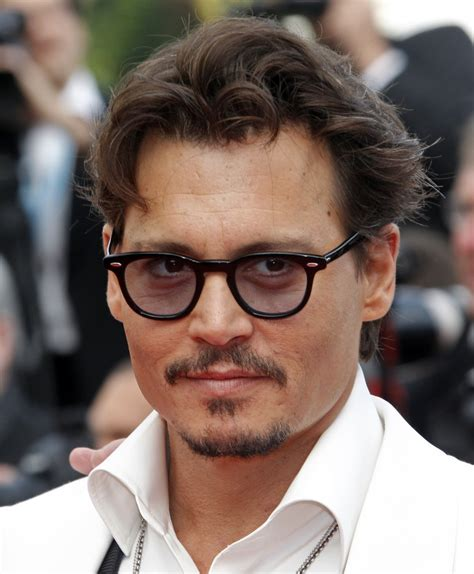
#> input picture pseudocolor/test_images/005_9406f32d.jpg, 474 x 574 px
$ python -i advanced_Processing.py   (imports and definitions only)
#> lines starting #> are read from the running program, lines starting #| are printed output that depends on the picture
#> further down, picture is the input picture: shape (574, 474, 3); mean B, G, R 104.1, 111.3, 127.9
import cv2
import numpy as np
import PIL.Image as Image

def guided_color_refine(enhanced_img):
    """
    Safe, drop-in replacement for guided color refinement.
    - Accepts: numpy, PIL, torch, tf tensors
    - Never crashes on cvtColor
    - Ensures uint8 BGR image
    - Ensures matching channel sizes
    - Uses bilateral filtering for edge-preserving refinement
    """

    # ---------------------------
    # Convert ANY input to NumPy
    # ---------------------------
    if enhanced_img is None:
        raise ValueError("guided_color_refine() received None as input.")

    # TensorFlow tensor
    if hasattr(enhanced_img, "numpy"):
        enhanced_img = enhanced_img.numpy()

    # PyTorch tensor
    if hasattr(enhanced_img, "detach"):
        enhanced_img = enhanced_img.detach().cpu().numpy()

    # PIL image
    if not isinstance(enhanced_img, np.ndarray):
        try:
            enhanced_img = np.array(enhanced_img)
        except:
            raise TypeError(f"Unsupported image type: {type(enhanced_img)}")

    # Ensure uint8 3-channel BGR
    if enhanced_img.dtype != np.uint8:
        enhanced_img = enhanced_img.astype(np.uint8)

    if len(enhanced_img.shape) != 3 or enhanced_img.shape[2] != 3:
        raise ValueError("guided_color_refine() expects a BGR image (H,W,3).")

    # ---------------------------
    # Convert to LAB
    # ---------------------------
    try:
        lab = cv2.cvtColor(enhanced_img, cv2.COLOR_BGR2LAB)
#> lab: shape (574, 474, 3); mean of channels 0, 1, 2 119.6, 133.8, 134.7
    except Exception as e:
        raise RuntimeError(f"cvtColor failed: {e}")

    L, A, B = cv2.split(lab)
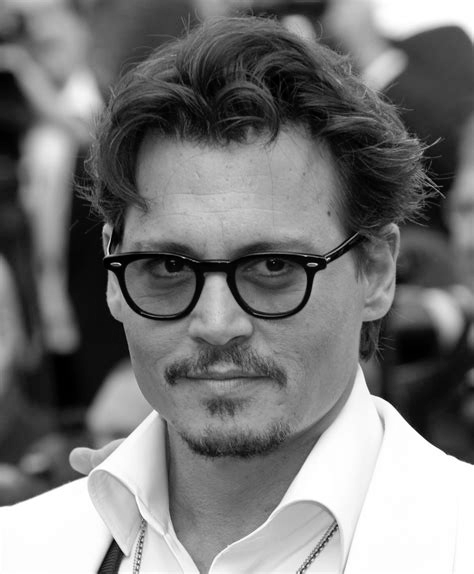
#> L: shape (574, 474); min 0, max 255, mean 119.6
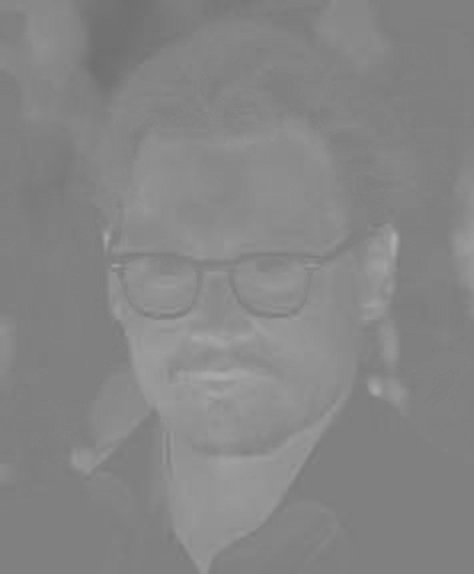
#> A: shape (574, 474); min 110, max 171, mean 133.8

    # ---------------------------
    # Bilateral refinement (safer than ximgproc)
    # ---------------------------
    A_ref = cv2.bilateralFilter(A, 9, 75, 75)
    B_ref = cv2.bilateralFilter(B, 9, 75, 75)

    # Ensure matching shapes
    h, w = L.shape
#> h = 574; w = 474
    A_ref = cv2.resize(A_ref, (w, h))
    B_ref = cv2.resize(B_ref, (w, h))

    # ---------------------------
    # Merge back to LAB
    # ---------------------------
    lab_ref = cv2.merge([L, A_ref, B_ref])
#> lab_ref: shape (574, 474, 3); mean of channels 0, 1, 2 119.6, 133.8, 134.7

    # ---------------------------
    # Convert back to BGR
    # ---------------------------
    refined_bgr = cv2.cvtColor(lab_ref, cv2.COLOR_LAB2BGR)

    pil_img = Image.fromarray(refined_bgr)

    return pil_img

>>> import cv2
>>> picture = cv2.imread('test_images/005_9406f32d.jpg')
>>> result = guided_color_refine(picture)

$ run again, on pseudocolor/test_images/010_cce39614.jpg
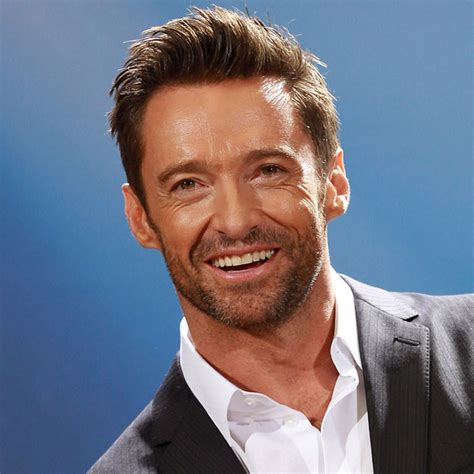
#> input picture pseudocolor/test_images/010_cce39614.jpg, 474 x 474 px
#> picture is the input picture: shape (474, 474, 3); mean B, G, R 131.1, 116.3, 114.2
#> lab: shape (474, 474, 3); mean of channels 0, 1, 2 125.9, 133.7, 121.1
#> in guided_color_refine, `L, A, B = cv2.split(lab)`:
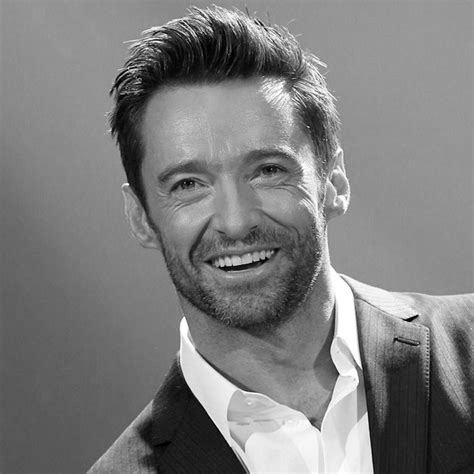
#> L: shape (474, 474); min 0, max 255, mean 125.9
#> in guided_color_refine, `L, A, B = cv2.split(lab)`:
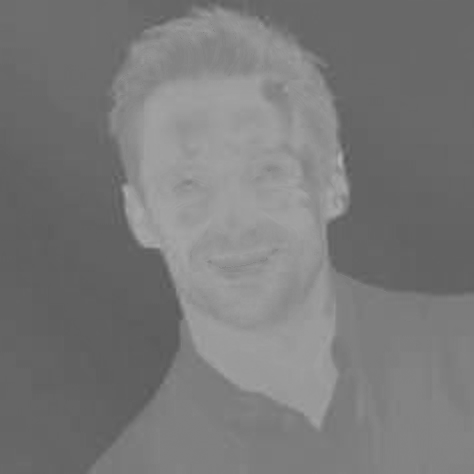
#> B: shape (474, 474); min 89, max 176, mean 121.1
#> lab_ref: shape (474, 474, 3); mean of channels 0, 1, 2 125.9, 133.7, 121.1

$ run again, on pseudocolor/test_images/018_136dbb40.jpg
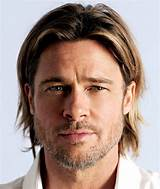
#> input picture pseudocolor/test_images/018_136dbb40.jpg, 160 x 189 px
#> picture is the input picture: shape (189, 160, 3); mean B, G, R 136.9, 144.6, 166
#> lab: shape (189, 160, 3); mean of channels 0, 1, 2 154, 135.9, 135.9
#> in guided_color_refine, `L, A, B = cv2.split(lab)`:
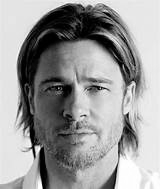
#> L: shape (189, 160); min 0, max 255, mean 154
#> in guided_color_refine, `L, A, B = cv2.split(lab)`:
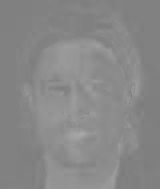
#> A: shape (189, 160); min 123, max 168, mean 135.9
#> lab_ref: shape (189, 160, 3); mean of channels 0, 1, 2 154, 135.9, 135.9

$ run again, on pseudocolor/test_images/030_ddacf348.jpg
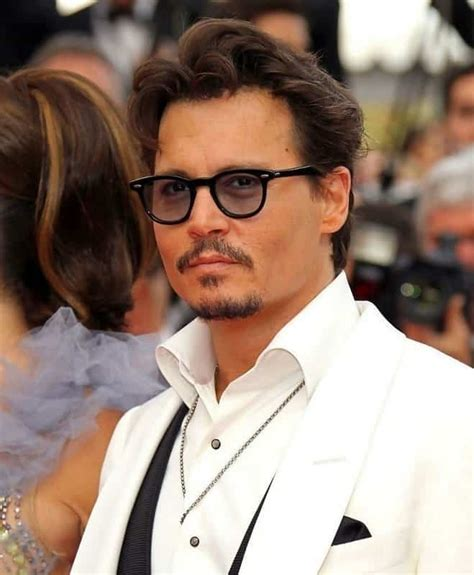
#> input picture pseudocolor/test_images/030_ddacf348.jpg, 474 x 575 px
#> picture is the input picture: shape (575, 474, 3); mean B, G, R 120.9, 133.1, 154.5
#> lab: shape (575, 474, 3); mean of channels 0, 1, 2 141.6, 135.2, 138.2
#> in guided_color_refine, `L, A, B = cv2.split(lab)`:
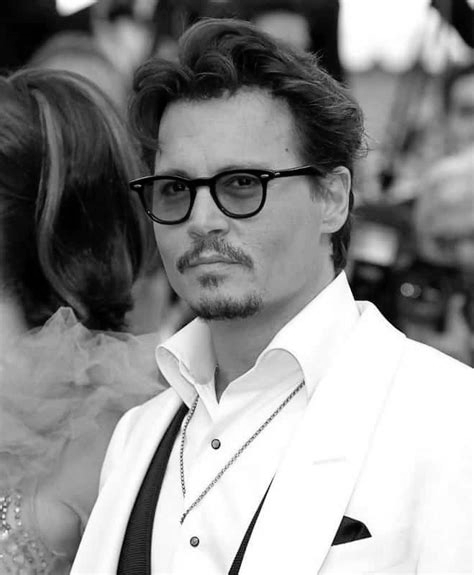
#> L: shape (575, 474); min 0, max 255, mean 141.6
#> in guided_color_refine, `L, A, B = cv2.split(lab)`:
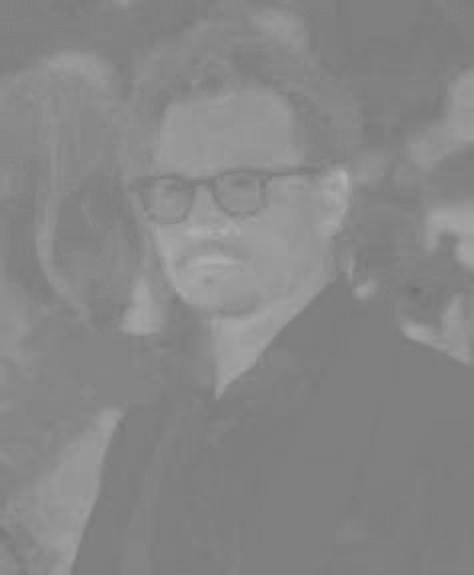
#> A: shape (575, 474); min 112, max 174, mean 135.2
#> lab_ref: shape (575, 474, 3); mean of channels 0, 1, 2 141.6, 135.2, 138.2
